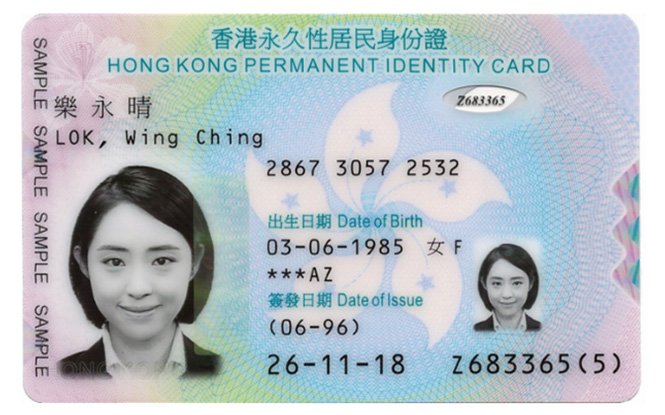
#> input picture img/HKID/new.jpg, 665 x 415 px
$ python TextTemplateMatching.py
#> lines starting #> are read from the running program, lines starting #| are printed output that depends on the picture
#!/usr/bin/env python3
# -*- coding: utf-8 -*-
"""
Created on Thu Oct 28 10:33:13 2021

@leadAuthor: LAU Ka Pui, Cyrus, from HKDI

"""

import re
import cv2
import pytesseract
from pytesseract import Output

img = cv2.imread('img/HKID/new.jpg')
#> img is the input picture: shape (415, 665, 3); mean B, G, R 199.8, 193.8, 183.9

def get_grayscale(img):
    return cv2.cvtColor(img, cv2.COLOR_BGR2GRAY)
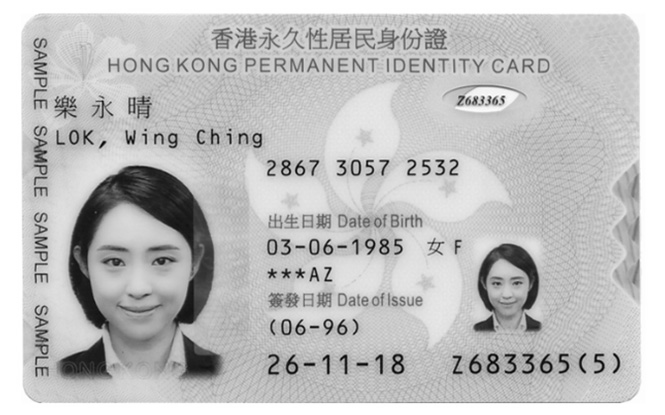
#> returned value: shape (415, 665); min 0, max 255, mean 191.5
gray = get_grayscale(img)

#d = pytesseract.image_to_string(gray, lang='chi_tra')
#> (the run stopped early here; a loop or call above may not have finished)

$ run again, with img/HKID/old.jpg copied over img/HKID/new.jpg
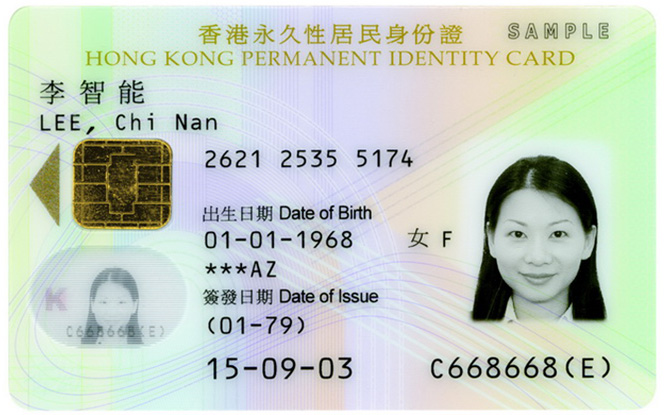
#> input picture img/HKID/old.jpg, 665 x 415 px
#> img is the input picture: shape (415, 665, 3); mean B, G, R 198.1, 208.8, 197.9
#> in get_grayscale, `return cv2.cvtColor(img, cv2.COLOR_BGR2GRAY)`:
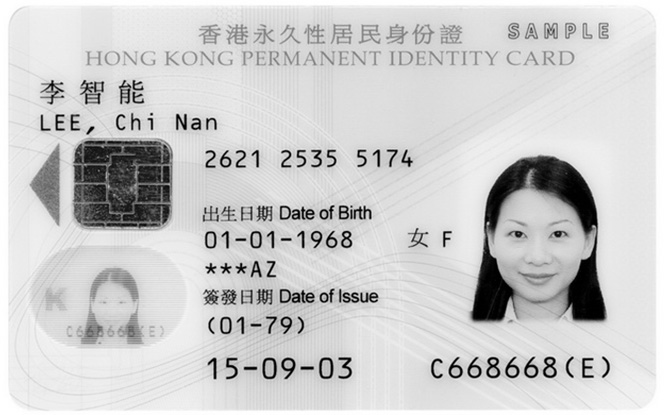
#> returned value: shape (415, 665); min 0, max 255, mean 204.3
